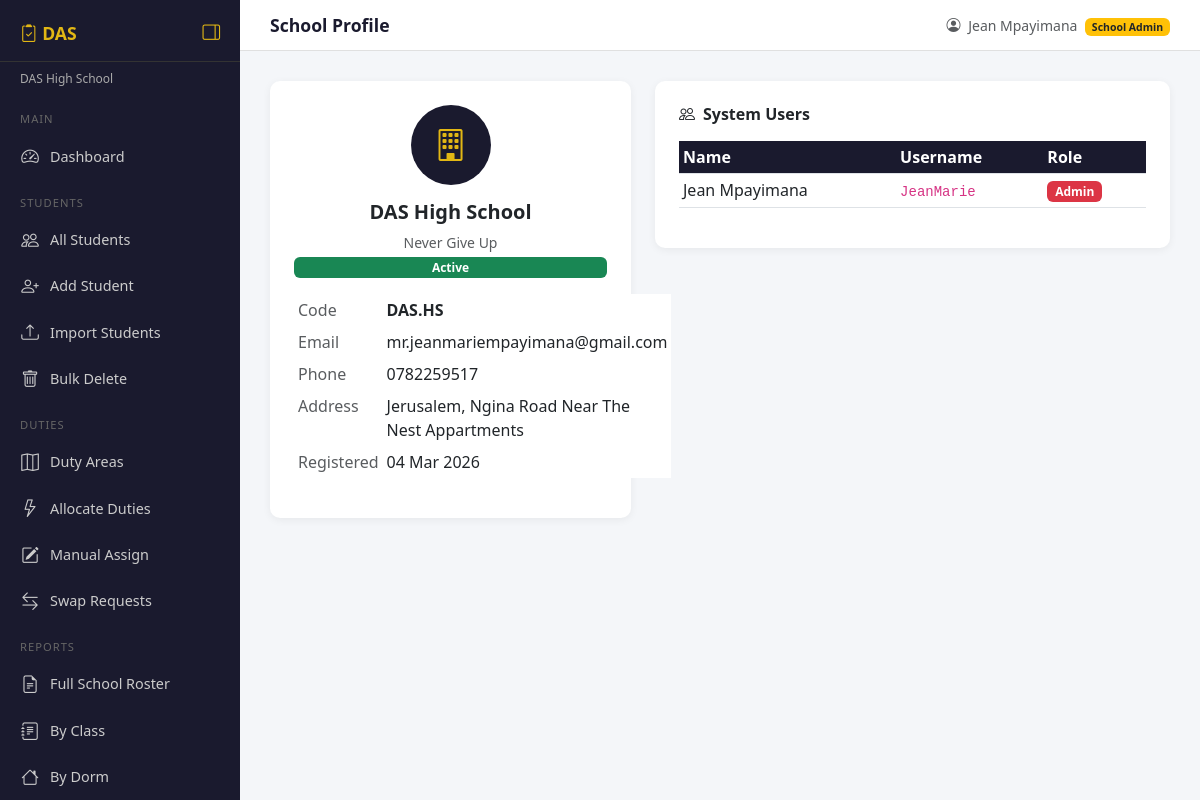
Screenshot of /schools/profile/ (signed in) with the database file from the repository.
### accounts/models.py (models this page shows, shortened)
class User(AbstractUser):
    ROLES = [
        ('superadmin', 'Super Admin'),
        ('admin', 'School Admin'),
        ('prefect', 'Prefect'),
    ]
    role = models.CharField(max_length=20, choices=ROLES, default='prefect')
    school = models.ForeignKey(
        'schools.School',
        on_delete=models.SET_NULL,
        null=True, blank=True,
        related_name='users'
    )
    def is_school_admin(self):
        return self.role in ['admin', 'superadmin']

### schools/models.py (models this page shows)
class School(models.Model):
    name        = models.CharField(max_length=200)
    code        = models.CharField(max_length=20, unique=True)
    address     = models.TextField(blank=True)
    logo        = models.ImageField(upload_to='school_logos/', blank=True, null=True)
    motto       = models.CharField(max_length=200, blank=True)
    email = models.EmailField(unique=True, blank=True, default='')
    phone       = models.CharField(max_length=20, blank=True)
    is_active   = models.BooleanField(default=True)
    registered_at = models.DateTimeField(auto_now_add=True)
    def __str__(self):
        return self.name

### schools/views.py (the view)
# urls.py: path('profile/',                views.school_profile,   name='school_profile'),
@login_required
def school_profile(request):
    school = get_school(request)
    return render(request, 'schools/profile.html', {'school': school})

### schools/views.py (called while the page is built)
def get_school(request):
    return request.user.school

### templates/schools/profile.html (shortened to what this page needs)
{% extends 'base.html' %}
{% block page_title %}School Profile{% endblock %}
{% block content %}
<div class="row g-4">
  <div class="col-md-5">
    <div class="card p-4 text-center">
      {% if school.logo %}
        <img src="{{ school.logo.url }}" alt="Logo"
             class="rounded mb-3" style="max-height:100px;">
      {% else %}
        <div style="width:80px;height:80px;background:#1a1a2e;border-radius:50%;
                    display:flex;align-items:center;justify-content:center;
                    margin:0 auto 15px;font-size:2rem;color:#e2b714;">
          <i class="bi bi-building"></i>
        </div>
      {% endif %}
      <h5 class="fw-bold">{{ school.name }}</h5>
      <p class="text-muted small mb-1">{{ school.motto }}</p>
      <span class="badge bg-success mb-3">Active</span>
      <table class="table table-sm table-borderless text-start">
        <tr><td class="text-muted">Code</td><td><strong>{{ school.code }}</strong></td></tr>
        <tr><td class="text-muted">Email</td><td>{{ school.email }}</td></tr>
        <tr><td class="text-muted">Phone</td><td>{{ school.phone|default:"—" }}</td></tr>
        <tr><td class="text-muted">Address</td><td>{{ school.address|default:"—" }}</td></tr>
        <tr><td class="text-muted">Registered</td><td>{{ school.registered_at|date:"d M Y" }}</td></tr>
      </table>
    </div>
  </div>
  <div class="col-md-7">
    <div class="card p-4">
      <h6 class="fw-bold mb-3">
        <i class="bi bi-people me-2"></i>System Users
      </h6>
      <table class="table table-sm table-hover">
        <thead>
          <tr>
            <th>Name</th>
            <th>Username</th>
            <th>Role</th>
          </tr>
        </thead>
        <tbody>
          {% for user in school.users.all %}
          <tr>
            <td>{{ user.get_full_name }}</td>
            <td><code>{{ user.username }}</code></td>
            <td>
              {% if user.role == 'admin' %}
                <span class="badge bg-danger">Admin</span>
              {% else %}
                <span class="badge bg-warning text-dark">Prefect</span>
              {% endif %}
            </td>
          </tr>
          {% endfor %}
        </tbody>
      </table>
    </div>
  </div>
</div>
{% endblock %}

### templates/base.html (shortened to what this page needs)
<!DOCTYPE html>
<html lang="en">
<head>
  <link href="https://cdn.jsdelivr.net/npm/bootstrap@5.3.0/dist/css/bootstrap.min.css" rel="stylesheet">
  <link href="https://cdn.jsdelivr.net/npm/bootstrap-icons@1.10.5/font/bootstrap-icons.css" rel="stylesheet">
</head>
<body>
<div class="sidebar" id="sidebar">
  <div class="brand">
    <span class="brand-text">
      <i class="bi bi-clipboard2-check"></i> DAS
    </span>
    <button class="toggle-btn" id="toggleBtn" title="Toggle Sidebar">
      <i class="bi bi-layout-sidebar-reverse" id="toggleIcon"></i>
    </button>
  </div>
  <div class="school-name">{{ request.user.school }}</div>
  <div class="nav-section">Main</div>
  <a href="{% url 'dashboard' %}"
     data-title="Dashboard"
     class="{% if request.resolver_match.url_name == 'dashboard' %}active{% endif %}">
    <i class="bi bi-speedometer2"></i>
    <span class="nav-label">Dashboard</span>
  </a>
  <div class="nav-section">Students</div>
  <a href="{% url 'student_list' %}"
     data-title="All Students"
     class="{% if request.resolver_match.url_name == 'student_list' %}active{% endif %}">
    <i class="bi bi-people"></i>
    <span class="nav-label">All Students</span>
  </a>
  <a href="{% url 'student_create' %}"
     data-title="Add Student"
     class="{% if request.resolver_match.url_name == 'student_create' %}active{% endif %}">
    <i class="bi bi-person-plus"></i>
    <span class="nav-label">Add Student</span>
  </a>
  <a href="{% url 'student_import' %}"
     data-title="Import Students"
     class="{% if request.resolver_match.url_name == 'student_import' %}active{% endif %}">
    <i class="bi bi-upload"></i>
    <span class="nav-label">Import Students</span>
  </a>
  <a href="{% url 'student_bulk_delete' %}"
     data-title="Bulk Delete"
     class="{% if request.resolver_match.url_name == 'student_bulk_delete' %}active{% endif %}">
    <i class="bi bi-trash"></i>
    <span class="nav-label">Bulk Delete</span>
  </a>
  <div class="nav-section">Duties</div>
  <a href="{% url 'duty_area_list' %}"
     data-title="Duty Areas"
     class="{% if request.resolver_match.url_name == 'duty_area_list' %}active{% endif %}">
    <i class="bi bi-map"></i>
    <span class="nav-label">Duty Areas</span>
  </a>
  <a href="{% url 'allocate' %}"
     data-title="Allocate Duties"
     class="{% if request.resolver_match.url_name == 'allocate' %}active{% endif %}">
    <i class="bi bi-lightning"></i>
    <span class="nav-label">Allocate Duties</span>
  </a>
  <a href="{% url 'manual_assign' %}"
     data-title="Manual Assign"
     class="{% if request.resolver_match.url_name == 'manual_assign' %}active{% endif %}">
    <i class="bi bi-pencil-square"></i>
    <span class="nav-label">Manual Assign</span>
  </a>
  <a href="{% url 'swap_list' %}"
     data-title="Swap Requests"
     class="{% if request.resolver_match.url_name == 'swap_list' %}active{% endif %}">
    <i class="bi bi-arrow-left-right"></i>
    <span class="nav-label">Swap Requests</span>
  </a>
  <div class="nav-section">Reports</div>
  <a href="{% url 'report_full_school' %}"
     data-title="Full School Roster"
     class="{% if request.resolver_match.url_name == 'report_full_school' %}active{% endif %}">
    <i class="bi bi-file-earmark-text"></i>
    <span class="nav-label">Full School Roster</span>
  </a>
  <a href="{% url 'report_by_class' %}"
     data-title="By Class"
     class="{% if request.resolver_match.url_name == 'report_by_class' %}active{% endif %}">
    <i class="bi bi-journal-text"></i>
    <span class="nav-label">By Class</span>
  </a>
  <a href="{% url 'report_by_dorm' %}"
     data-title="By Dorm"
     class="{% if request.resolver_match.url_name == 'report_by_dorm' %}active{% endif %}">
    <i class="bi bi-house"></i>
    <span class="nav-label">By Dorm</span>
  </a>
  </div>
<div class="main-content" id="mainContent">
  <div class="topbar">
    <span class="page-title">{% block page_title %}Dashboard{% endblock %}</span>
    <span class="text-muted small">
      <i class="bi bi-person-circle me-1"></i>
      {{ request.user.get_full_name|default:request.user.username }}
      <span class="badge bg-warning text-dark ms-1">
        {{ request.user.get_role_display }}
      </span>
    </span>
  </div>
  <div class="content-area">
    {% block content %}{% endblock %}
  </div>
</div>
</body>
</html>

### templates/base.html (style rules this page uses)
body { background: #f4f6f9; font-family: 'Segoe UI', sans-serif; }
.sidebar { min-height: 100vh; background: #1a1a2e; color: white; width: 240px; position: fixed; top: 0; left: 0; bottom: 0; padding-top: 20px; z-index: 100; overflow-y: scroll; overflow-x: hidden; transition: width 0.25s ease; }
.sidebar .brand { font-size: 1.1rem; font-weight: 700; color: #e2b714; padding: 0 20px 15px; border-bottom: 1px solid #333; display: flex; align-items: center; justify-content: space-between; white-space: nowrap; }
.brand-text { transition: opacity 0.2s ease; }
.toggle-btn { background: none; border: none; color: #e2b714; cursor: pointer; font-size: 1.1rem; padding: 0; line-height: 1; flex-shrink: 0; }
.sidebar .school-name { font-size: 0.75rem; color: #aaa; padding: 8px 20px; white-space: nowrap; overflow: hidden; text-overflow: ellipsis; transition: opacity 0.2s; }
.sidebar .nav-section { font-size: 0.7rem; color: #666; padding: 15px 20px 5px; text-transform: uppercase; letter-spacing: 1px; white-space: nowrap; transition: opacity 0.2s; }
.sidebar a { display: flex; align-items: center; color: #ccc; text-decoration: none; padding: 10px 20px; font-size: 0.9rem; transition: background 0.2s, color 0.2s; white-space: nowrap; }
.sidebar a i { font-size: 1.1rem; flex-shrink: 0; width: 20px; text-align: center; }
.nav-label { margin-left: 10px; transition: opacity 0.2s; }
.main-content { margin-left: 240px; padding: 0; transition: margin-left 0.25s ease; }
.topbar { background: white; border-bottom: 1px solid #e0e0e0; padding: 12px 30px; display: flex; justify-content: space-between; align-items: center; position: sticky; top: 0; z-index: 99; }
.topbar .page-title { font-weight: 600; font-size: 1.1rem; color: #1a1a2e; }
.content-area { padding: 30px; }
.card { border: none; border-radius: 10px; box-shadow: 0 2px 8px rgba(0,0,0,0.06); }
.table th { background: #1a1a2e; color: white; }

### rows the page displays
User: user.school "DAS High School", user.get_full_name "Jean Mpayimana", user.role "School Admin", get_full_name "Jean Mpayimana", username "JeanMarie"
School: name "DAS High School", motto "Never Give Up", code "DAS.HS", email "mr.jeanmariempayimana@gmail.com", phone "0782259517", address "Jerusalem, Ngina Road Near The Nest Appartments", registered_at "04 Mar 2026"
